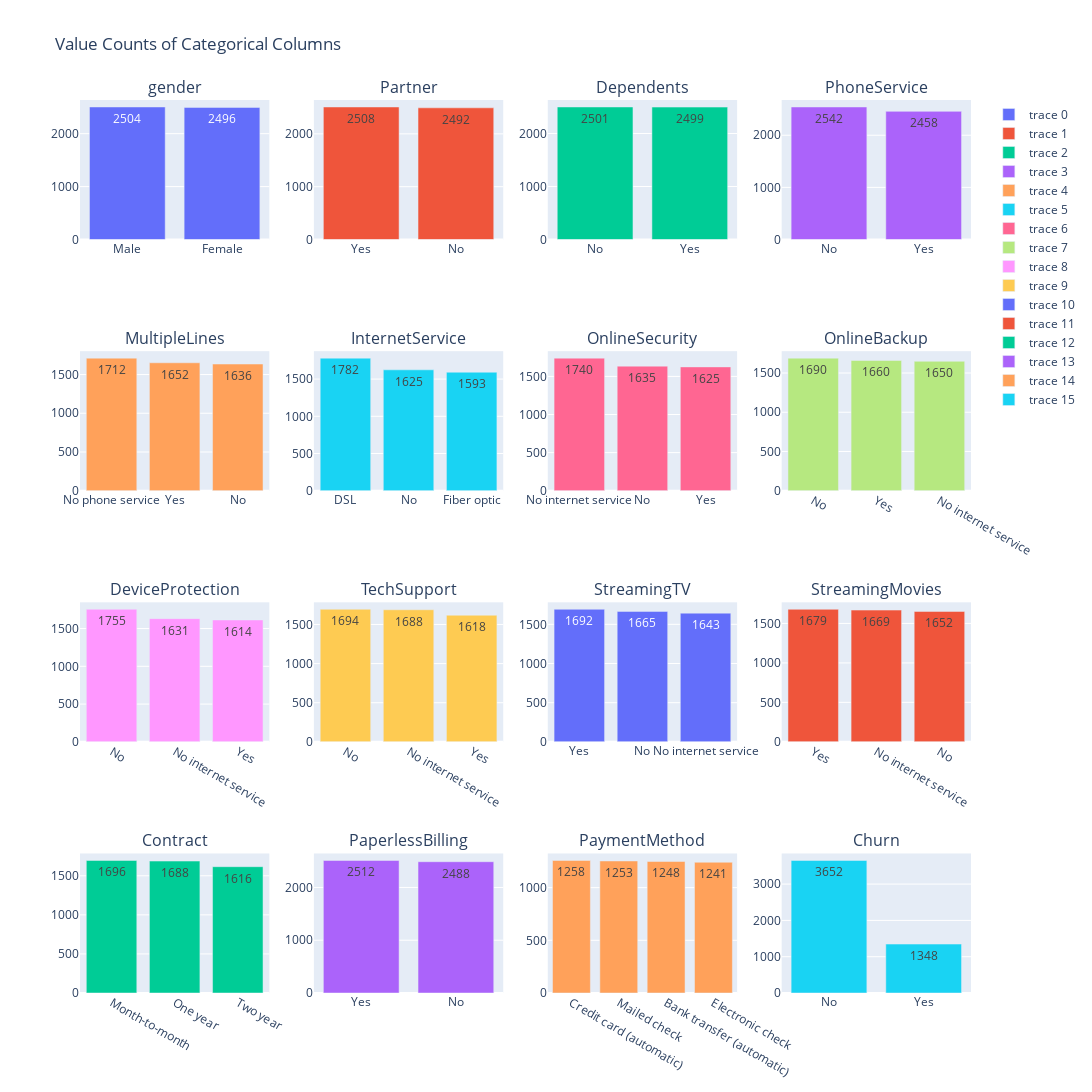

Notebook code cell kept with this figure:
### Markdown cell above
using plotly

### Code cell
fig = make_subplots(rows=4, cols=4, subplot_titles=categorical_cols)
for i, column in enumerate(categorical_cols):
    row = i // 4 + 1
    col = i % 4 + 1

    value_counts = df1[column].value_counts().reset_index()
    value_counts.columns = ['Category', 'count']

    bar = go.Bar(
        x=value_counts['Category'],
        y=value_counts['count'],
        text=value_counts['count'],
        showlegend=True
    )
    fig.add_trace(bar, row=row, col=col)

fig.update_layout(height=1300, width=1200, title_text="Value Counts of Categorical Columns")
fig.show()

### Figure 1 — Plotly figure (JSON) as saved in the notebook; plotly's stock layout.template omitted (floating-point values rounded to 4 significant figures)
{"data": [{"showlegend": true, "text": [2504.0, 2496.0], "type": "bar", "x": ["Male", "Female"], "xaxis": "x", "y": [2504, 2496], "yaxis": "y"}, {"showlegend": true, "text": [2508.0, 2492.0], "type": "bar", "x": ["Yes", "No"], "xaxis": "x2", "y": [2508, 2492], "yaxis": "y2"}, {"showlegend": true, "text": [2501.0, 2499.0], "type": "bar", "x": ["No", "Yes"], "xaxis": "x3", "y": [2501, 2499], "yaxis": "y3"}, {"showlegend": true, "text": [2542.0, 2458.0], "type": "bar", "x": ["No", "Yes"], "xaxis": "x4", "y": [2542, 2458], "yaxis": "y4"}, {"showlegend": true, "text": [1712.0, 1652.0, 1636.0], "type": "bar", "x": ["No phone service", "Yes", "No"], "xaxis": "x5", "y": [1712, 1652, 1636], "yaxis": "y5"}, {"showlegend": true, "text": [1782.0, 1625.0, 1593.0], "type": "bar", "x": ["DSL", "No", "Fiber optic"], "xaxis": "x6", "y": [1782, 1625, 1593], "yaxis": "y6"}, {"showlegend": true, "text": [1740.0, 1635.0, 1625.0], "type": "bar", "x": ["No internet service", "No", "Yes"], "xaxis": "x7", "y": [1740, 1635, 1625], "yaxis": "y7"}, {"showlegend": true, "text": [1690.0, 1660.0, 1650.0], "type": "bar", "x": ["No", "Yes", "No internet service"], "xaxis": "x8", "y": [1690, 1660, 1650], "yaxis": "y8"}, {"showlegend": true, "text": [1755.0, 1631.0, 1614.0], "type": "bar", "x": ["No", "No internet service", "Yes"], "xaxis": "x9", "y": [1755, 1631, 1614], "yaxis": "y9"}, {"showlegend": true, "text": [1694.0, 1688.0, 1618.0], "type": "bar", "x": ["No", "No internet service", "Yes"], "xaxis": "x10", "y": [1694, 1688, 1618], "yaxis": "y10"}, {"showlegend": true, "text": [1692.0, 1665.0, 1643.0], "type": "bar", "x": ["Yes", "No", "No internet service"], "xaxis": "x11", "y": [1692, 1665, 1643], "yaxis": "y11"}, {"showlegend": true, "text": [1679.0, 1669.0, 1652.0], "type": "bar", "x": ["Yes", "No internet service", "No"], "xaxis": "x12", "y": [1679, 1669, 1652], "yaxis": "y12"}, {"showlegend": true, "text": [1696.0, 1688.0, 1616.0], "type": "bar", "x": ["Month-to-month", "One year", "Two year"], "xaxis": "x13", "y": [1696, 1688, 1616], "yaxis": "y13"}, {"showlegend": true, "text": [2512.0, 2488.0], "type": "bar", "x": ["Yes", "No"], "xaxis": "x14", "y": [2512, 2488], "yaxis": "y14"}, {"showlegend": true, "text": [1258.0, 1253.0, 1248.0, 1241.0], "type": "bar", "x": ["Credit card (automatic)", "Mailed check", "Bank transfer (automatic)", "Electronic check"], "xaxis": "x15", "y": [1258, 1253, 1248, 1241], "yaxis": "y15"}, {"showlegend": true, "text": [3652.0, 1348.0], "type": "bar", "x": ["No", "Yes"], "xaxis": "x16", "y": [3652, 1348], "yaxis": "y16"}], "layout": {"annotations": [{"font": {"size": 16}, "showarrow": false, "text": "gender", "x": 0.1062, "xanchor": "center", "xref": "paper", "y": 1, "yanchor": "bottom", "yref": "paper"}, {"font": {"size": 16}, "showarrow": false, "text": "Partner", "x": 0.3688, "xanchor": "center", "xref": "paper", "y": 1, "yanchor": "bottom", "yref": "paper"}, {"font": {"size": 16}, "showarrow": false, "text": "Dependents", "x": 0.6313, "xanchor": "center", "xref": "paper", "y": 1, "yanchor": "bottom", "yref": "paper"}, {"font": {"size": 16}, "showarrow": false, "text": "PhoneService", "x": 0.8938, "xanchor": "center", "xref": "paper", "y": 1, "yanchor": "bottom", "yref": "paper"}, {"font": {"size": 16}, "showarrow": false, "text": "MultipleLines", "x": 0.1062, "xanchor": "center", "xref": "paper", "y": 0.7188, "yanchor": "bottom", "yref": "paper"}, {"font": {"size": 16}, "showarrow": false, "text": "InternetService", "x": 0.3688, "xanchor": "center", "xref": "paper", "y": 0.7188, "yanchor": "bottom", "yref": "paper"}, {"font": {"size": 16}, "showarrow": false, "text": "OnlineSecurity", "x": 0.6313, "xanchor": "center", "xref": "paper", "y": 0.7188, "yanchor": "bottom", "yref": "paper"}, {"font": {"size": 16}, "showarrow": false, "text": "OnlineBackup", "x": 0.8938, "xanchor": "center", "xref": "paper", "y": 0.7188, "yanchor": "bottom", "yref": "paper"}, {"font": {"size": 16}, "showarrow": false, "text": "DeviceProtection", "x": 0.1062, "xanchor": "center", "xref": "paper", "y": 0.4375, "yanchor": "bottom", "yref": "paper"}, {"font": {"size": 16}, "showarrow": false, "text": "TechSupport", "x": 0.3688, "xanchor": "center", "xref": "paper", "y": 0.4375, "yanchor": "bottom", "yref": "paper"}, {"font": {"size": 16}, "showarrow": false, "text": "StreamingTV", "x": 0.6313, "xanchor": "center", "xref": "paper", "y": 0.4375, "yanchor": "bottom", "yref": "paper"}, {"font": {"size": 16}, "showarrow": false, "text": "StreamingMovies", "x": 0.8938, "xanchor": "center", "xref": "paper", "y": 0.4375, "yanchor": "bottom", "yref": "paper"}, {"font": {"size": 16}, "showarrow": false, "text": "Contract", "x": 0.1062, "xanchor": "center", "xref": "paper", "y": 0.1562, "yanchor": "bottom", "yref": "paper"}, {"font": {"size": 16}, "showarrow": false, "text": "PaperlessBilling", "x": 0.3688, "xanchor": "center", "xref": "paper", "y": 0.1562, "yanchor": "bottom", "yref": "paper"}, {"font": {"size": 16}, "showarrow": false, "text": "PaymentMethod", "x": 0.6313, "xanchor": "center", "xref": "paper", "y": 0.1562, "yanchor": "bottom", "yref": "paper"}, {"font": {"size": 16}, "showarrow": false, "text": "Churn", "x": 0.8938, "xanchor": "center", "xref": "paper", "y": 0.1562, "yanchor": "bottom", "yref": "paper"}], "height": 1300, "title": {"text": "Value Counts of Categorical Columns"}, "width": 1200, "xaxis": {"anchor": "y", "domain": [0, 0.2125]}, "xaxis10": {"anchor": "y10", "domain": [0.2625, 0.475]}, "xaxis11": {"anchor": "y11", "domain": [0.525, 0.7375]}, "xaxis12": {"anchor": "y12", "domain": [0.7875, 1]}, "xaxis13": {"anchor": "y13", "domain": [0, 0.2125]}, "xaxis14": {"anchor": "y14", "domain": [0.2625, 0.475]}, "xaxis15": {"anchor": "y15", "domain": [0.525, 0.7375]}, "xaxis16": {"anchor": "y16", "domain": [0.7875, 1]}, "xaxis2": {"anchor": "y2", "domain": [0.2625, 0.475]}, "xaxis3": {"anchor": "y3", "domain": [0.525, 0.7375]}, "xaxis4": {"anchor": "y4", "domain": [0.7875, 1]}, "xaxis5": {"anchor": "y5", "domain": [0, 0.2125]}, "xaxis6": {"anchor": "y6", "domain": [0.2625, 0.475]}, "xaxis7": {"anchor": "y7", "domain": [0.525, 0.7375]}, "xaxis8": {"anchor": "y8", "domain": [0.7875, 1]}, "xaxis9": {"anchor": "y9", "domain": [0, 0.2125]}, "yaxis": {"anchor": "x", "domain": [0.8438, 1]}, "yaxis10": {"anchor": "x10", "domain": [0.2812, 0.4375]}, "yaxis11": {"anchor": "x11", "domain": [0.2812, 0.4375]}, "yaxis12": {"anchor": "x12", "domain": [0.2812, 0.4375]}, "yaxis13": {"anchor": "x13", "domain": [0, 0.1562]}, "yaxis14": {"anchor": "x14", "domain": [0, 0.1562]}, "yaxis15": {"anchor": "x15", "domain": [0, 0.1562]}, "yaxis16": {"anchor": "x16", "domain": [0, 0.1562]}, "yaxis2": {"anchor": "x2", "domain": [0.8438, 1]}, "yaxis3": {"anchor": "x3", "domain": [0.8438, 1]}, "yaxis4": {"anchor": "x4", "domain": [0.8438, 1]}, "yaxis5": {"anchor": "x5", "domain": [0.5625, 0.7188]}, "yaxis6": {"anchor": "x6", "domain": [0.5625, 0.7188]}, "yaxis7": {"anchor": "x7", "domain": [0.5625, 0.7188]}, "yaxis8": {"anchor": "x8", "domain": [0.5625, 0.7188]}, "yaxis9": {"anchor": "x9", "domain": [0.2812, 0.4375]}}}
